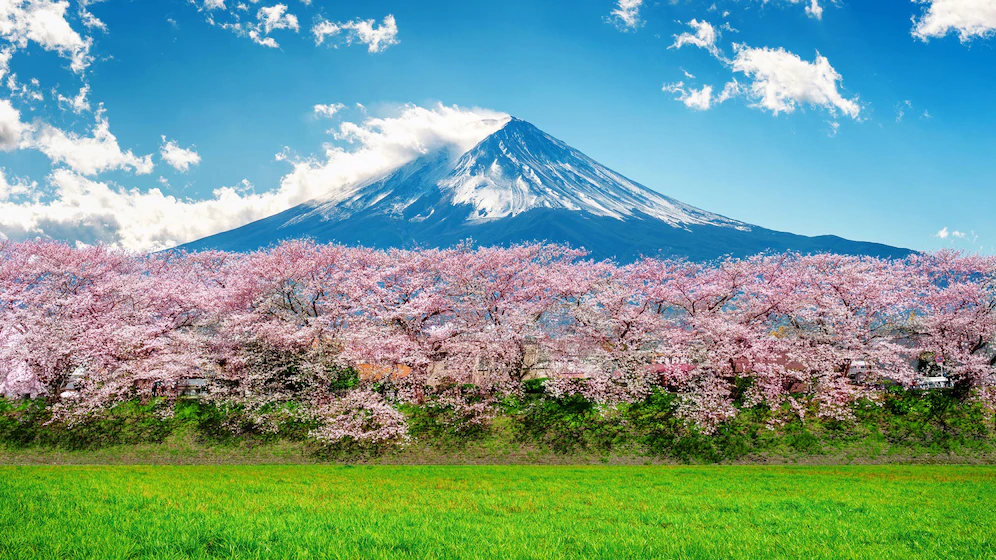
#> input picture a.webp, 996 x 560 px
$ jupyter execute Untitled9.ipynb
#> lines starting #> are read from the running program, lines starting #| are printed output that depends on the picture
[cell 1]
import cv2
import numpy as np
file_src = 'a.webp'

[cell 2]
img_src = cv2.imread(file_src, 1) #入力画像の読み込み
#> img_src is the input picture: shape (560, 996, 3); mean B, G, R 142.3, 155.8, 118

img_dst = 255 - img_src
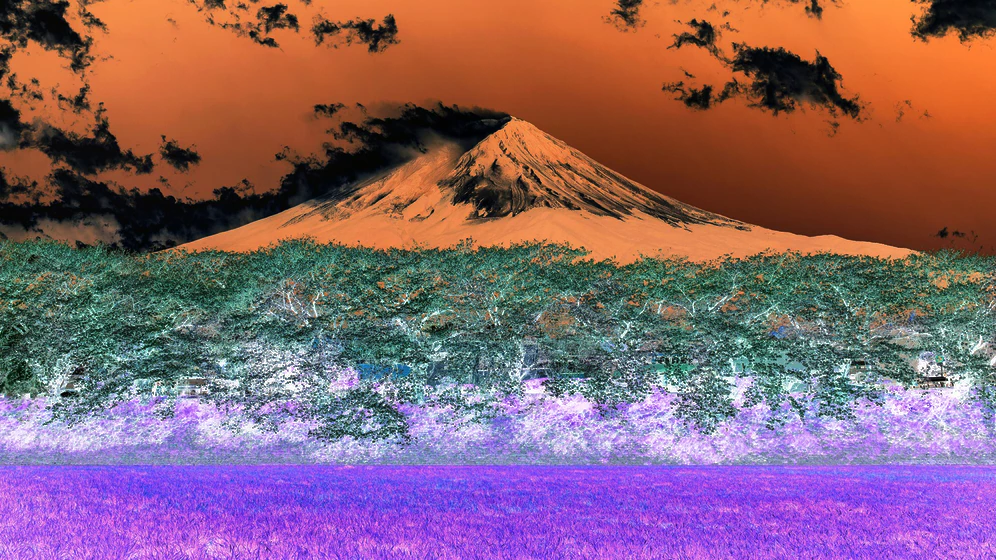
#> img_dst: shape (560, 996, 3); mean B, G, R 112.7, 99.2, 137

cv2.imshow("src Show IutputImage", img_src)
cv2.imshow("dst Show IutputImage", img_dst)
cv2.waitKey(0)
cv2.destroyAllWindows()


$ run again, with 1_1.jpg saved as a.webp
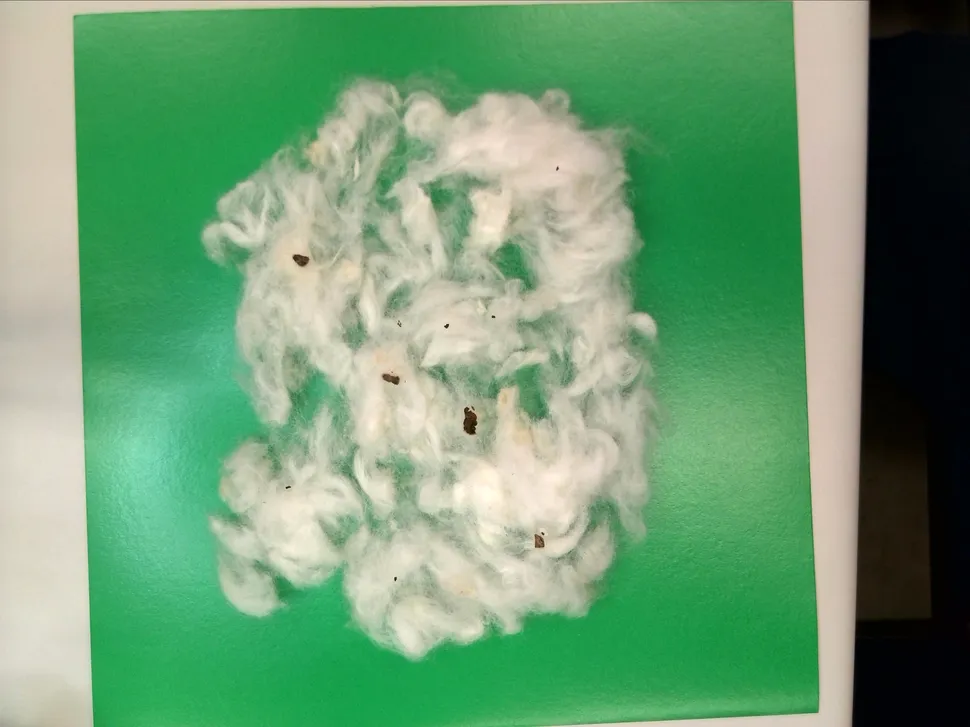
#> input picture 1_1.jpg, 970 x 727 px, shrunk from 3264 x 2448 before the run
#> img_src is the input picture: shape (727, 970, 3); mean B, G, R 115.5, 155.8, 109.7
#> `img_dst = 255 - img_src`:
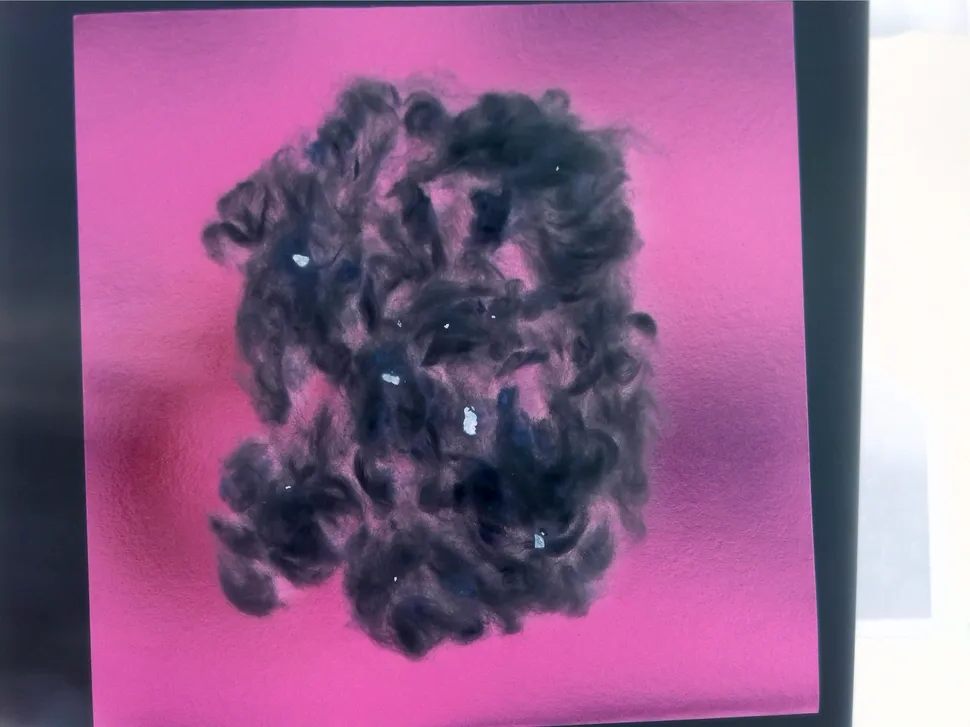
#> img_dst: shape (727, 970, 3); mean B, G, R 139.5, 99.2, 145.3

$ run again, with 1_10.jpg saved as a.webp
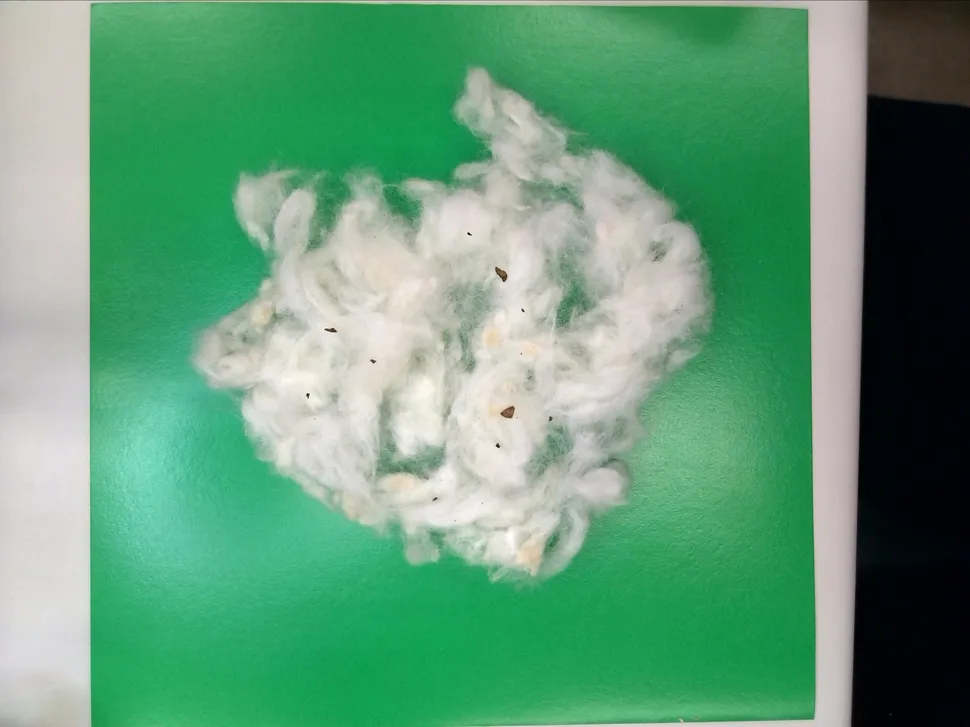
#> input picture 1_10.jpg, 970 x 727 px, shrunk from 3264 x 2448 before the run
#> img_src is the input picture: shape (727, 970, 3); mean B, G, R 121.1, 155.3, 98.8
#> `img_dst = 255 - img_src`:
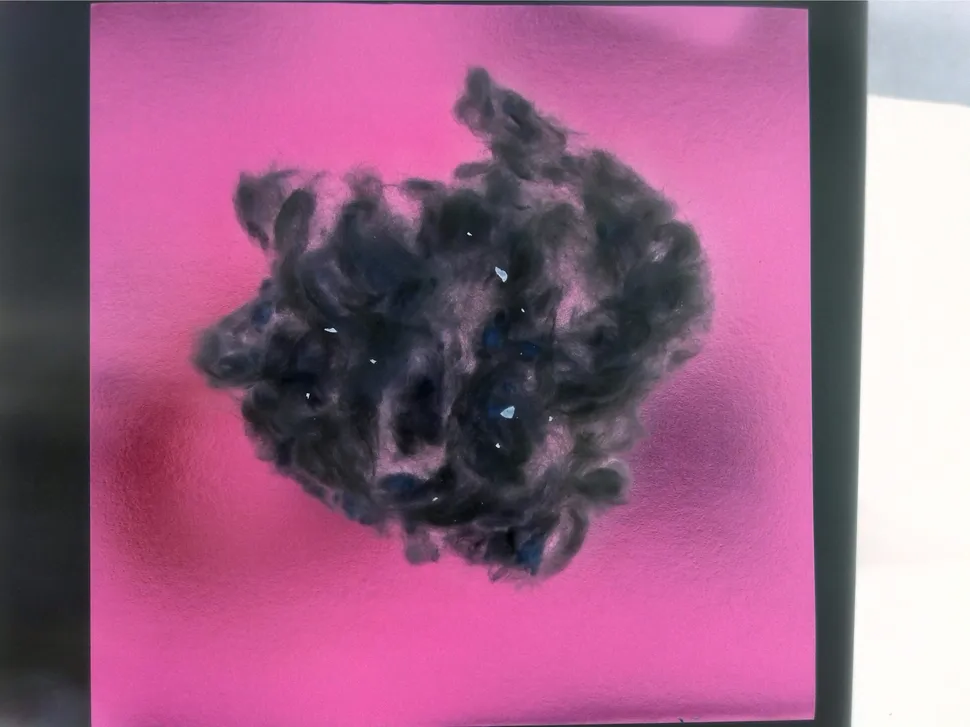
#> img_dst: shape (727, 970, 3); mean B, G, R 133.9, 99.7, 156.2
